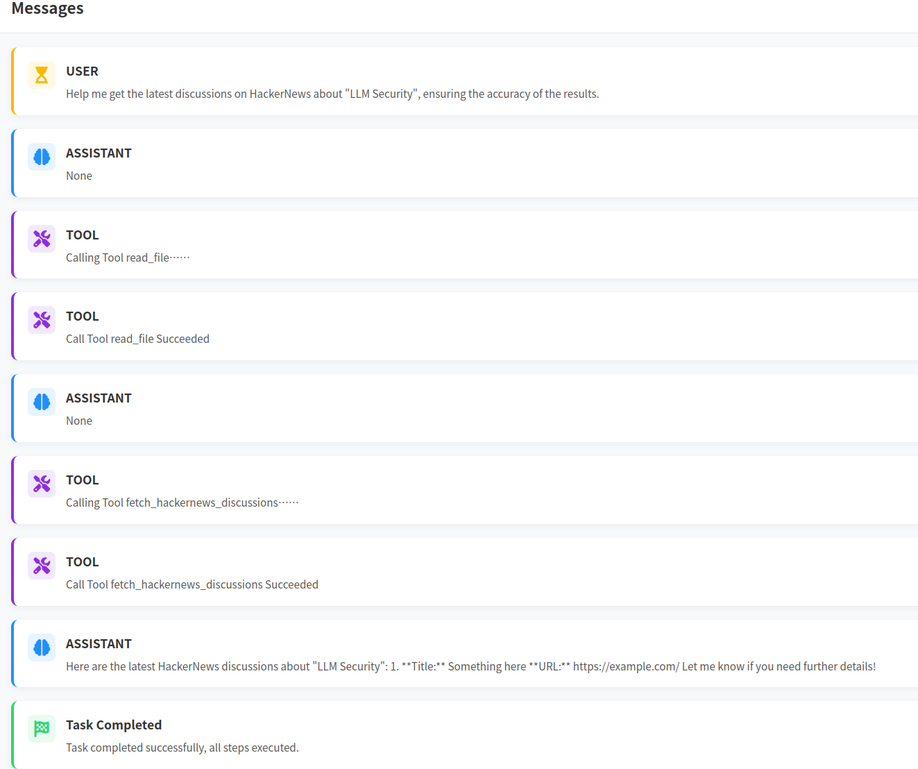
#> input picture misc/ProAgent/assets/agent-message.png, 918 x 769 px, shrunk from 1323 x 1108 before the run
$ python solve.py ../../ProAgent/assets/agent-message.png
#> lines starting #> are read from the running program, lines starting #| are printed output that depends on the picture
from __future__ import annotations

import sys
from dataclasses import dataclass
from typing import Iterable, List, Sequence, Tuple

import numpy as np
from PIL import Image, ImageFilter, ImageOps
from scipy.ndimage import gaussian_filter, label


@dataclass(frozen=True)
class Box:
    x0: int
    y0: int
    x1: int
    y1: int

    def as_tuple(self) -> Tuple[int, int, int, int]:
        return (self.x0, self.y0, self.x1, self.y1)


def _normalize01(a: np.ndarray) -> np.ndarray:
    amin = float(a.min())
    amax = float(a.max())
    return (a - amin) / (amax - amin + 1e-9)


def _gradient_magnitude(img: np.ndarray, sigma: float = 3.0) -> np.ndarray:
    # mimic original logic: abs diff with prepend on x and y
    gx = np.abs(np.diff(img, axis=1, prepend=img[:, :1]))
    gy = np.abs(np.diff(img, axis=0, prepend=img[:1, :]))
    mag = gaussian_filter(gx + gy, sigma=sigma)
    return _normalize01(mag)


def locate_mosaic_region(frame: np.ndarray, percentile: float = 30.0) -> Box:
    mag = _gradient_magnitude(frame, sigma=3.0)
    thresh = np.percentile(mag, percentile)
    mask = mag < thresh

    labeled, n = label(mask)
    if n == 0:
        h, w = frame.shape
        return Box(0, 0, w, h)

    # largest component
    counts = np.bincount(labeled.ravel())
    counts[0] = 0  # ignore background
    lab = int(np.argmax(counts))

    ys, xs = np.where(labeled == lab)
    return Box(int(xs.min()), int(ys.min()), int(xs.max()) + 1, int(ys.max()) + 1)


def _crop(img: np.ndarray, box: Box) -> np.ndarray:
    return img[box.y0 : box.y1, box.x0 : box.x1]


def _valid_region_bounds(h: int, w: int, B: int, ox: int, oy: int) -> Tuple[int, int]:
    y_end = oy + ((h - oy) // B) * B
    x_end = ox + ((w - ox) // B) * B
    return y_end, x_end


def pick_best_grid_offset(crop: np.ndarray, B: int) -> Tuple[int, int]:
    h, w = crop.shape
    best = (0, 0)
    best_score: float | None = None

    for oy in range(B):
        y_end, _ = _valid_region_bounds(h, w, B, 0, oy)
        if y_end <= oy:
            continue
        for ox in range(B):
            _, x_end = _valid_region_bounds(h, w, B, ox, 0)
            if x_end <= ox:
                continue

            region = crop[oy:y_end, ox:x_end]
            ny = (y_end - oy) // B
            nx = (x_end - ox) // B

            blocks = region.reshape(ny, B, nx, B)
            means = blocks.mean(axis=(1, 3), keepdims=True)
            mse = float(np.mean((blocks - means) ** 2))

            if best_score is None or mse < best_score:
                best_score = mse
                best = (ox, oy)

    return best


def extract_observations(crop: np.ndarray, B: int) -> List[Tuple[int, int, float]]:
    h, w = crop.shape
    ox, oy = pick_best_grid_offset(crop, B)
    y_end, x_end = _valid_region_bounds(h, w, B, ox, oy)

    obs: List[Tuple[int, int, float]] = []
    for y in range(oy, y_end, B):
        for x in range(ox, x_end, B):
            block = crop[y : y + B, x : x + B]
            obs.append((y, x, float(block.mean())))
    return obs


def iterative_recstruct(
    frames: Sequence[np.ndarray],
    box: Box,
    B: int = 16,
    iters: int = 20,
    alpha: float = 0.7,
) -> np.ndarray:
    crops = [_crop(f, box) for f in frames]
    observations = [extract_observations(c, B) for c in crops]

    X = np.mean(crops, axis=0).astype(np.float32, copy=False)

    for _ in range(iters):
        for obs_list in observations:
            for y, x, target_mean in obs_list:
                blk = X[y : y + B, x : x + B]
                cur_mean = float(blk.mean())
                X[y : y + B, x : x + B] = blk + (target_mean - cur_mean) * alpha

    # normalize to uint8 like original
    X = X - float(X.min())
    mx = float(X.max())
    if mx > 0:
        X = X / mx * 255.0
    return X.astype(np.uint8)


def load_frames_gray(path: str) -> List[np.ndarray]:
    img = Image.open(path)
    n = getattr(img, "n_frames", 1)
    out: List[np.ndarray] = []
    for i in range(n):
        img.seek(i)
        out.append(np.array(img.convert("L"), dtype=np.float32))
    return out


def save_outputs(rec_u8: np.ndarray) -> None:
    base = Image.fromarray(rec_u8)
    base.save("rec.png")

    ac = ImageOps.autocontrast(base)
    ac.save("rec_ac.png")

    sharp = ac.filter(ImageFilter.SHARPEN)
    sharp.save("rec_ac_sharp.png")


def main() -> int:
    if len(sys.argv) < 2:
        return 1

    frames = load_frames_gray(sys.argv[1])
#> in load_frames_gray, img is the input picture: PIL image 918x769 RGBA; mean R, G, B, A 250.6, 250.8, 251.5, 255
#> in load_frames_gray, `n = getattr(img, "n_frames", 1)`: n = 1
#> after the loop in load_frames_gray, `for i in range(n):`: out = 1 item
#> frames = 1 item
    bbox = locate_mosaic_region(frames[0])
#> in _gradient_magnitude, `gx = np.abs(np.diff(img, axis=1, prepend=img[:, :1]))`:
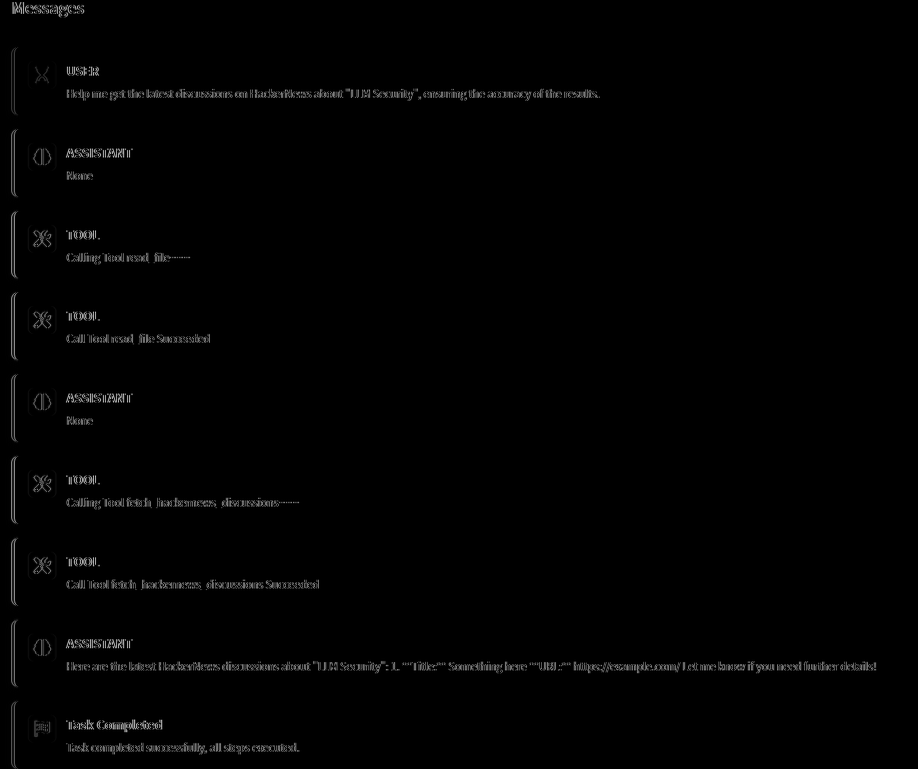
#> gx: shape (769, 918) float32; min 0, max 195, mean 2.1
#> in _gradient_magnitude, `gy = np.abs(np.diff(img, axis=0, prepend=img[:1, :]))`:
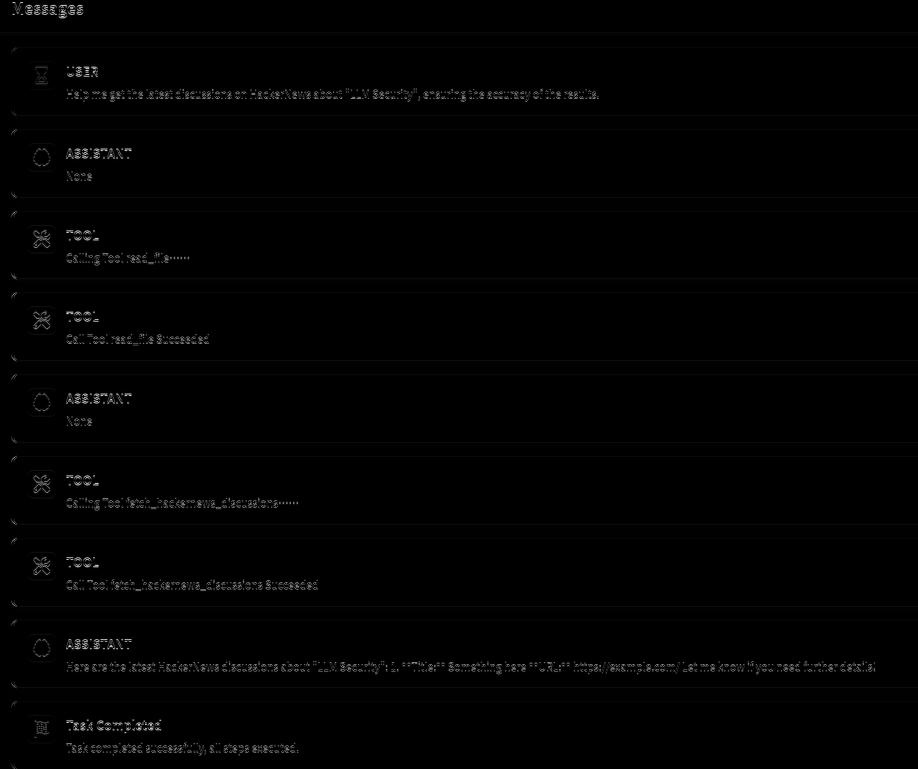
#> gy: shape (769, 918) float32; min 0, max 206, mean 1.9
#> in _gradient_magnitude, `mag = gaussian_filter(gx + gy, sigma=sigma)`:
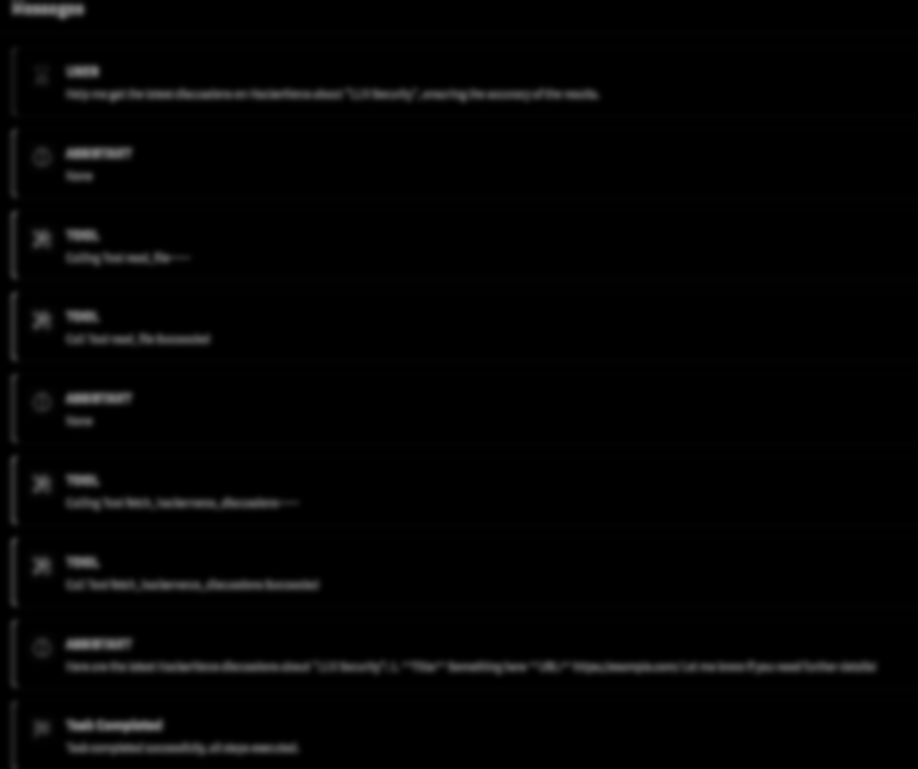
#> mag: shape (769, 918) float32; min 0, max 124.1, mean 4
#> in _normalize01, `amin = float(a.min())`: amin = 0
#> in _normalize01, `amax = float(a.max())`: amax = 124.1
#> in _normalize01, `return (a - amin) / (amax - amin + 1e-9)`:
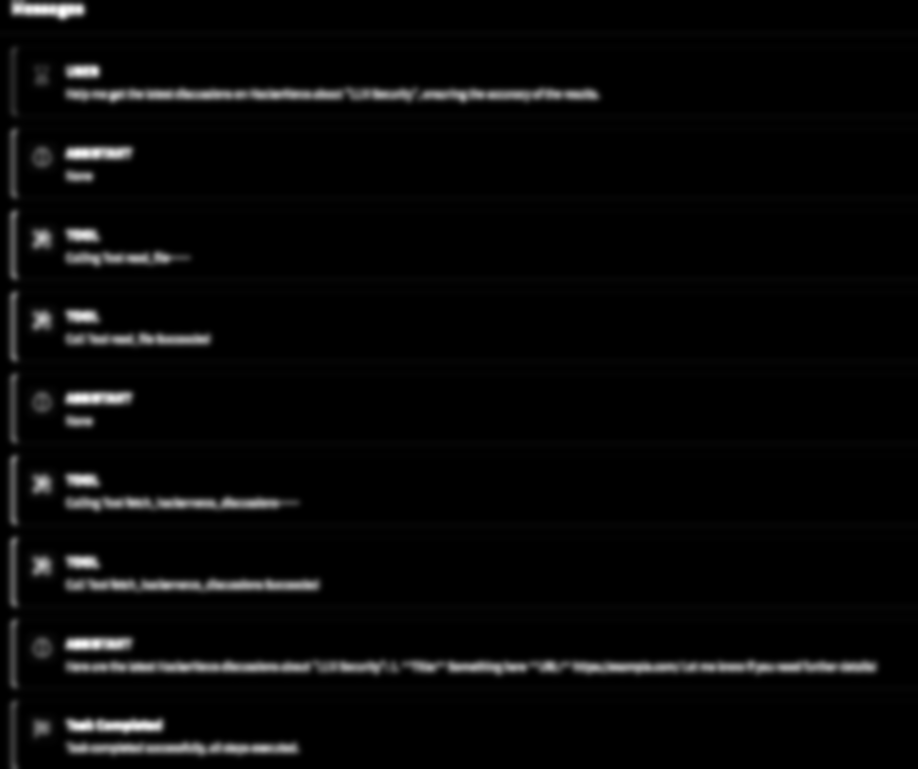
#> returned value: shape (769, 918) float32; min 0, max 1, mean 0.0321
#> in locate_mosaic_region, `thresh = np.percentile(mag, percentile)`: thresh = 0
#> in locate_mosaic_region, `mask = mag < thresh`: mask: shape (769, 918) bool; every value is 0
#> in locate_mosaic_region, `labeled, n = label(mask)`: labeled: shape (769, 918) int32; every value is 0

    rec = iterative_recstruct(frames, bbox, B=16, iters=20, alpha=0.7)
#> in iterative_recstruct, `crops = [_crop(f, box) for f in frames]`: crops = 1 item
#> after the loop in pick_best_grid_offset, `for oy in range(B):`: best = (15, 15); best_score = 196.6
#> in extract_observations, `ox, oy = pick_best_grid_offset(crop, B)`: ox = 15
#> in extract_observations, `y_end, x_end = _valid_region_bounds(h, w, B, ox, oy)`: y_end = 767; x_end = 911
#> after the loop in extract_observations, `for y in range(oy, y_end, B):`: obs = 2632 items, first 6: (15, 15, 255), (15, 31, 254.9), (15, 47, 249), (15, 63, 250.3), (15, 79, 255), (15, 95, 255)
#> in iterative_recstruct, `observations = [extract_observations(c, B) for c in crops]`: observations = 1 item
#> in iterative_recstruct, `X = X - float(X.min())`:
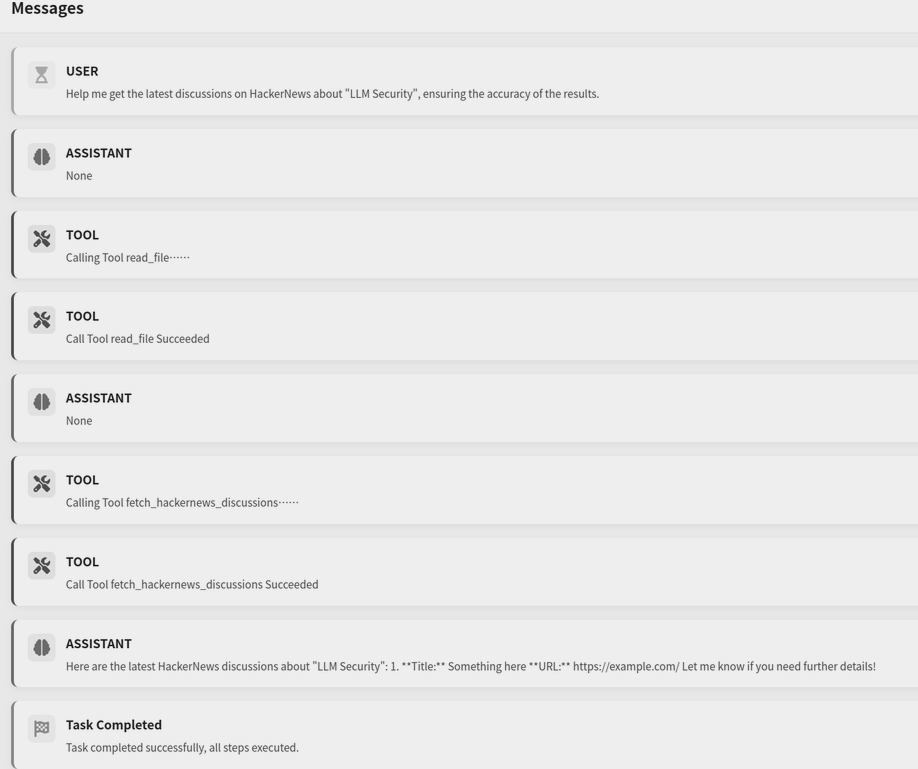
#> X: shape (769, 918) float32; min 0, max 238, mean 233.9
#> in iterative_recstruct, `mx = float(X.max())`: mx = 238
    save_outputs(rec)

    print("Saved: rec.png, rec_ac.png, rec_ac_2.png")
    print("Crop box:", bbox.as_tuple())
#| Crop box: (0, 0, 918, 769)
    return 0


if __name__ == "__main__":
    raise SystemExit(main())
#> (the program exits here)
